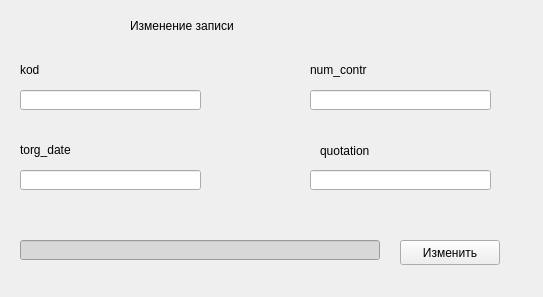
<?xml version="1.0" encoding="UTF-8"?>
<ui version="4.0">
 <class>Form</class>
 <widget class="QWidget" name="Form">
  <property name="geometry">
   <rect>
    <x>0</x>
    <y>0</y>
    <width>543</width>
    <height>297</height>
   </rect>
  </property>
  <property name="windowTitle">
   <string>Form</string>
  </property>
  <widget class="QLabel" name="label_2">
   <property name="geometry">
    <rect>
     <x>20</x>
     <y>60</y>
     <width>101</width>
     <height>20</height>
    </rect>
   </property>
   <property name="styleSheet">
    <string notr="true">font: 14pt &quot;MS Shell Dlg 2&quot;;</string>
   </property>
   <property name="text">
    <string>kod</string>
   </property>
  </widget>
  <widget class="QLineEdit" name="kod">
   <property name="geometry">
    <rect>
     <x>20</x>
     <y>90</y>
     <width>181</width>
     <height>20</height>
    </rect>
   </property>
   <property name="minimumSize">
    <size>
     <width>181</width>
     <height>20</height>
    </size>
   </property>
   <property name="maximumSize">
    <size>
     <width>181</width>
     <height>20</height>
    </size>
   </property>
   <property name="readOnly">
    <bool>true</bool>
   </property>
  </widget>
  <widget class="QLabel" name="label_3">
   <property name="geometry">
    <rect>
     <x>20</x>
     <y>140</y>
     <width>101</width>
     <height>20</height>
    </rect>
   </property>
   <property name="styleSheet">
    <string notr="true">font: 14pt &quot;MS Shell Dlg 2&quot;;</string>
   </property>
   <property name="text">
    <string>torg_date</string>
   </property>
  </widget>
  <widget class="QLabel" name="label_4">
   <property name="geometry">
    <rect>
     <x>320</x>
     <y>140</y>
     <width>91</width>
     <height>21</height>
    </rect>
   </property>
   <property name="styleSheet">
    <string notr="true">font: 14pt &quot;MS Shell Dlg 2&quot;;</string>
   </property>
   <property name="text">
    <string>quotation</string>
   </property>
  </widget>
  <widget class="QLabel" name="label_5">
   <property name="geometry">
    <rect>
     <x>310</x>
     <y>60</y>
     <width>121</width>
     <height>20</height>
    </rect>
   </property>
   <property name="styleSheet">
    <string notr="true">font: 14pt &quot;MS Shell Dlg 2&quot;;</string>
   </property>
   <property name="text">
    <string>num_contr</string>
   </property>
  </widget>
  <widget class="QPushButton" name="changBut">
   <property name="geometry">
    <rect>
     <x>400</x>
     <y>240</y>
     <width>100</width>
     <height>25</height>
    </rect>
   </property>
   <property name="minimumSize">
    <size>
     <width>100</width>
     <height>25</height>
    </size>
   </property>
   <property name="maximumSize">
    <size>
     <width>100</width>
     <height>25</height>
    </size>
   </property>
   <property name="text">
    <string>Изменить</string>
   </property>
  </widget>
  <widget class="QLineEdit" name="Error">
   <property name="geometry">
    <rect>
     <x>20</x>
     <y>240</y>
     <width>360</width>
     <height>20</height>
    </rect>
   </property>
   <property name="sizePolicy">
    <sizepolicy hsizetype="Fixed" vsizetype="Fixed">
     <horstretch>0</horstretch>
     <verstretch>0</verstretch>
    </sizepolicy>
   </property>
   <property name="minimumSize">
    <size>
     <width>360</width>
     <height>20</height>
    </size>
   </property>
   <property name="maximumSize">
    <size>
     <width>360</width>
     <height>20</height>
    </size>
   </property>
   <property name="styleSheet">
    <string notr="true">background-color: rgb(216, 216, 216);</string>
   </property>
   <property name="readOnly">
    <bool>true</bool>
   </property>
  </widget>
  <widget class="QLineEdit" name="num_c">
   <property name="geometry">
    <rect>
     <x>310</x>
     <y>90</y>
     <width>181</width>
     <height>20</height>
    </rect>
   </property>
   <property name="minimumSize">
    <size>
     <width>181</width>
     <height>20</height>
    </size>
   </property>
   <property name="maximumSize">
    <size>
     <width>181</width>
     <height>20</height>
    </size>
   </property>
  </widget>
  <widget class="QLineEdit" name="quo">
   <property name="geometry">
    <rect>
     <x>310</x>
     <y>170</y>
     <width>181</width>
     <height>20</height>
    </rect>
   </property>
   <property name="minimumSize">
    <size>
     <width>181</width>
     <height>20</height>
    </size>
   </property>
   <property name="maximumSize">
    <size>
     <width>181</width>
     <height>20</height>
    </size>
   </property>
  </widget>
  <widget class="QLineEdit" name="torgd">
   <property name="geometry">
    <rect>
     <x>20</x>
     <y>170</y>
     <width>181</width>
     <height>20</height>
    </rect>
   </property>
   <property name="minimumSize">
    <size>
     <width>181</width>
     <height>20</height>
    </size>
   </property>
   <property name="maximumSize">
    <size>
     <width>181</width>
     <height>20</height>
    </size>
   </property>
   <property name="readOnly">
    <bool>true</bool>
   </property>
  </widget>
  <widget class="QLabel" name="label">
   <property name="geometry">
    <rect>
     <x>130</x>
     <y>10</y>
     <width>251</width>
     <height>31</height>
    </rect>
   </property>
   <property name="styleSheet">
    <string notr="true">font: 20pt &quot;MS Shell Dlg 2&quot;;</string>
   </property>
   <property name="text">
    <string>Изменение записи</string>
   </property>
  </widget>
 </widget>
 <resources/>
 <connections/>
</ui>
